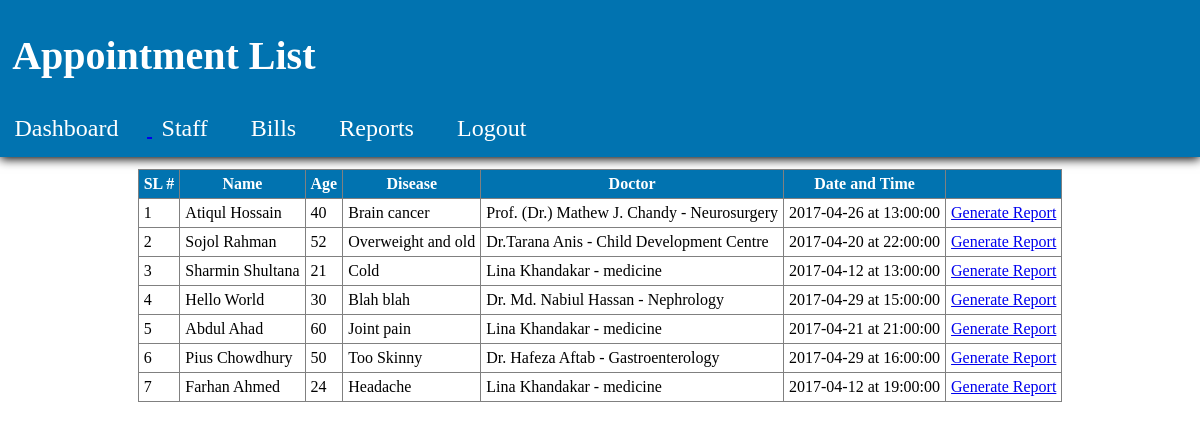
Page /hospital1.0/hospital1.0/appointment_list.php on the committed database.
### tables this page shows
CREATE TABLE `patients` (
  `pid` int(11) NOT NULL,
  `first_name` varchar(255) NOT NULL,
  `last_name` varchar(255) NOT NULL,
  `age` int(150) NOT NULL,
  `weight` int(255) NOT NULL,
  `gender` varchar(10) NOT NULL,
  `address` varchar(255) NOT NULL,
  `phoneno` int(20) NOT NULL,
  `disease` text NOT NULL,
  `doctorid` int(255) NOT NULL,
  `date` date NOT NULL,
  `time` time NOT NULL
);

CREATE TABLE `doctors` (
  `doctorid` int(11) NOT NULL,
  `first_name` varchar(255) NOT NULL,
  `last_name` varchar(255) NOT NULL,
  `dept` varchar(255) NOT NULL
);

### hospital1.0/hospital1.0/appointment_list.php (the view, shortened to what this page needs)
<?php
    include_once "connection.php";
    if(!mysqli_connect_errno())
    {
        $appointments = mysqli_query($con, "select p.pid, p.first_name as pfname, p.last_name as plname, p.age, p.disease, d.first_name as dfname, d.last_name as dlname, d.dept, p.date, p.time
        from patients p join doctors d
        on (p.doctorid = d.doctorid)
        order by p.pid desc");
    }
?>
<!DOCTYPE html>
<html>
    <head>
        <link rel="stylesheet" href="profile.css">
        <link rel="stylesheet" href="newAppointment.css">
        <link rel="stylesheet" href="doctorinfo.css">
    </head>
</html>
<body>
    <div id="header">
        <h1>Appointment List</h1>
        <nav id="topnav">
            <ul>
                <li><a href="profile.php">Dashboard</li>
                <li><a href="staff.php">Staff</a></li>
                <li><a href="bills.php">Bills</a></li>
                <li><a href="reports.php">Reports</a></li>
                <li><a href="index.php">Logout</a></li>
            </ul>
        </nav>
    </div>
    <div id="middle">
        <table>
            <thead>
                <th>SL #</th>
                <th>Name</th>
                <th>Age</th>
                <th>Disease</th>
                <th>Doctor</th>
                <th>Date and Time</th>
                <th></th>
            </thead>
            <tbody>
                <?php
                $sl_no=1;
                foreach ($appointments as $row){
            ?>
            <tr>
                <td><?php echo $sl_no;?></td>
                <td><?php echo $row['pfname'].' '.$row['plname'];?></td>
                <td><?php echo $row['age'];?></td>
                <td><?php echo $row['disease'];?></td>
                <td><?php echo $row['dfname'].' '.$row['dlname'].' - '.$row['dept'];?></td>
                <td><?php echo $row['date'].' at '.$row['time'];?></td>
                <td><a href="generateReport.php">Generate Report</td>
            </tr>
            <?php
            $sl_no++;
            };?>
            </tbody>
        </table>
    </div>
</body>

### hospital1.0/hospital1.0/profile.css (style rules this page uses)
html, body { width: 100%; height: 100%; margin: 0px; padding: 0px; overflow-x: hidden; }
#header { background-color: #0173B0; margin: 0px; color: white; padding: 5px; font-size: 20px; box-shadow: 0px 2px 10px black; }
#header h1 { padding-left: 0.6%; }
#topnav ul { width: 80%; padding-left: 0%; margin-bottom: 0%; }
#topnav ul li { display: inline-block; padding: 1%; padding-right: 3%; }
#topnav ul li a { color: white; font-size: 1.2em; text-decoration: none; }

### hospital1.0/hospital1.0/newAppointment.css (style rules this page uses)
#middle { padding: 1%; }

### hospital1.0/hospital1.0/doctorinfo.css (style rules this page uses)
table, th, td { border: 1px solid gray; border-collapse: collapse; margin: 0 auto; }
th, td { padding: 5px; }
th { background-color: #0173B0; color: white; }

### rows in the picture
patients: first_name "Atiqul", last_name "Hossain", age "40", disease "Brain cancer", doctorid.first_name "Prof. (Dr.) Mathew J.", doctorid.last_name "Chandy", doctorid.dept "Neurosurgery", date "2017-04-26", time "13:00:00"
patients: first_name "Sojol", last_name "Rahman", age "52", disease "Overweight and old", doctorid.first_name "Dr.Tarana", doctorid.last_name "Anis", doctorid.dept "Child Development Centre", date "2017-04-20", time "22:00:00"
patients: first_name "Sharmin", last_name "Shultana", age "21", disease "Cold", doctorid.first_name "Lina", doctorid.last_name "Khandakar", doctorid.dept "medicine", date "2017-04-12", time "13:00:00"
patients: first_name "Hello", last_name "World", age "30", disease "Blah blah", doctorid.first_name "Dr. Md. Nabiul", doctorid.last_name "Hassan", doctorid.dept "Nephrology", date "2017-04-29", time "15:00:00"
patients: first_name "Abdul", last_name "Ahad", age "60", disease "Joint pain", doctorid.first_name "Lina", doctorid.last_name "Khandakar", doctorid.dept "medicine", date "2017-04-21", time "21:00:00"
patients: first_name "Pius", last_name "Chowdhury", age "50", disease "Too Skinny", doctorid.first_name "Dr. Hafeza", doctorid.last_name "Aftab", doctorid.dept "Gastroenterology", date "2017-04-29", time "16:00:00"
patients: first_name "Farhan", last_name "Ahmed", age "24", disease "Headache", doctorid.first_name "Lina", doctorid.last_name "Khandakar", doctorid.dept "medicine", date "2017-04-12", time "19:00:00"
